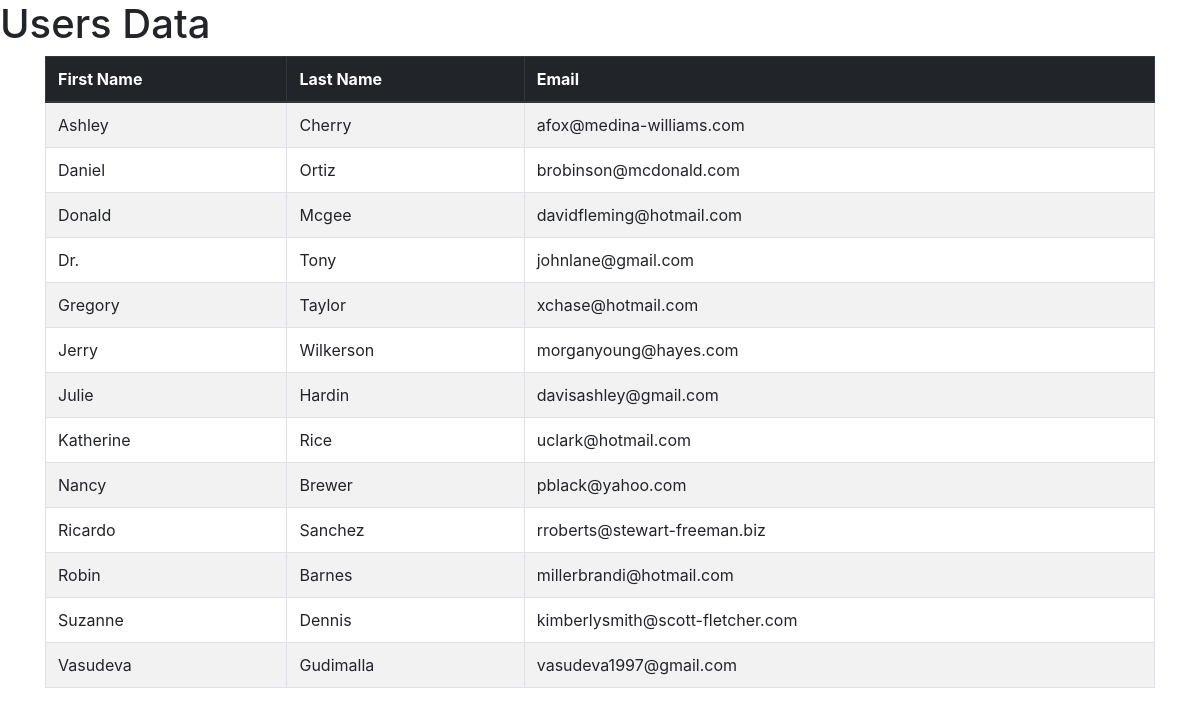
/users/, run on the app's committed database.
### user_app/models.py (models this page shows, shortened)
class User(models.Model):
    first_name = models.CharField(max_length=30)
    last_name = models.CharField(max_length=30)
    email = models.EmailField()

### user_app/views.py (the view)
# urls.py: path('users/',views.tables,name="tables"),
def tables(request):
    users = User.objects.order_by('first_name')
    my_dict = {"users": users}
    return render(request, 'users/index.html', context=my_dict)

### templates/users/index.html (shortened to what this page needs)
{% load static %}
<html lang="en">
  <head>
    <link
      rel="stylesheet"
      href="https://maxcdn.bootstrapcdn.com/bootstrap/4.0.0/css/bootstrap.min.css"
    />
  </head>
  <body>
    <h1>Users Data</h1>
    <div class="container">
      {% if users %}
      <table class="table table-striped table-bordered">
        <thead class="thead-dark">
          <tr>
            <th scope="col">First Name</th>
            <th scope="col">Last Name</th>
            <th scope="col">Email</th>
          </tr>
        </thead>
        <tbody>
          {% for user in users %}
          <tr>
            <td>{{user.first_name}}</td>
            <td>{{user.last_name}}</td>
            <td>{{user.email}}</td>
          </tr>
          {% endfor %}
        </tbody>
      </table>
      {% endif %}
    </div>
  </body>
</html>

### data on the page
User: first_name "Ashley", last_name "Cherry", email "afox@medina-williams.com"
User: first_name "Daniel", last_name "Ortiz", email "brobinson@mcdonald.com"
User: first_name "Donald", last_name "Mcgee", email "davidfleming@hotmail.com"
User: first_name "Dr.", last_name "Tony", email "johnlane@gmail.com"
User: first_name "Gregory", last_name "Taylor", email "xchase@hotmail.com"
User: first_name "Jerry", last_name "Wilkerson", email "morganyoung@hayes.com"
User: first_name "Julie", last_name "Hardin", email "davisashley@gmail.com"
User: first_name "Katherine", last_name "Rice", email "uclark@hotmail.com"
User: first_name "Nancy", last_name "Brewer", email "pblack@yahoo.com"
User: first_name "Ricardo", last_name "Sanchez", email "rroberts@stewart-freeman.biz"
User: first_name "Robin", last_name "Barnes", email "millerbrandi@hotmail.com"
User: first_name "Suzanne", last_name "Dennis", email "kimberlysmith@scott-fletcher.com"
User: first_name "Vasudeva", last_name "Gudimalla", email "vasudeva1997@gmail.com"
